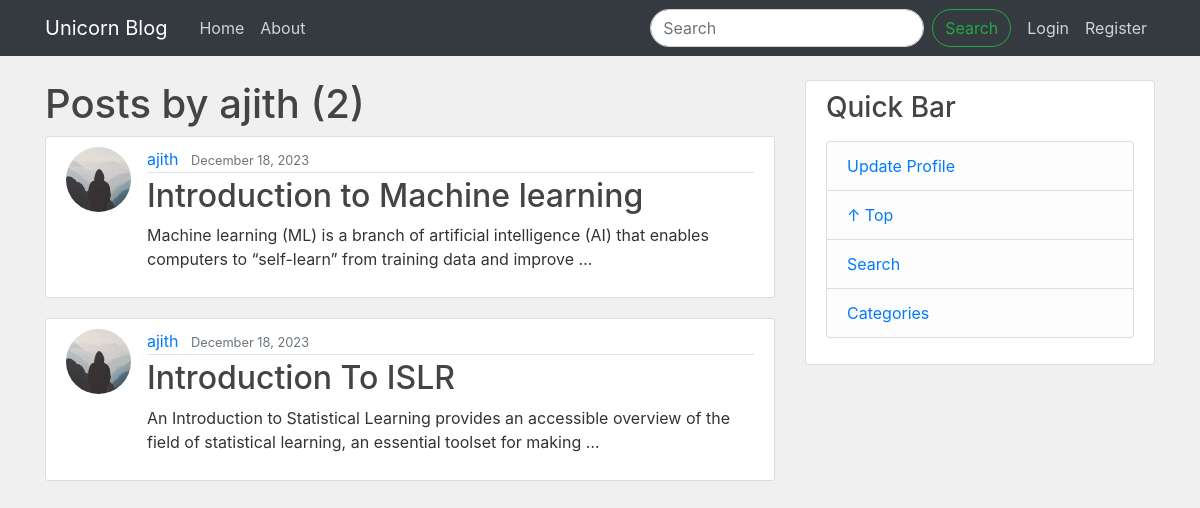
/user/ajith/, run on the app's committed database.
### blog/models.py (models this page shows, shortened)
class Post(models.Model):
    title = models.CharField(max_length=255)
    content = models.TextField()
    date_posted = models.DateTimeField(default=timezone.now)
    author = models.ForeignKey(User, on_delete=models.CASCADE)

### users/models.py (models this page shows, shortened)
class Profile(models.Model):
    user = models.OneToOneField(User, on_delete=models.CASCADE)
    image = models.ImageField(default="default.jpg", upload_to="profile_pics")

### blog/views.py (the view)
# urls.py: path("user/<str:username>/", views.UserPostListView.as_view(), name="user-posts"),
class UserPostListView(generic.ListView):
    template_name = "blog/user_posts.html"
    model = Post
    context_object_name = "posts"
    paginate_by = 5
    def get_queryset(self):
        user = get_object_or_404(User, username=self.kwargs.get("username"))
        return Post.objects.filter(author=user).order_by("-date_posted")

### blog/templates/blog/user_posts.html (shortened to what this page needs)
{% extends "blog/blog_base.html" %}
{% block content %}
<h1>Posts by {{view.kwargs.username}} ({{page_obj.paginator.count}})</h1>
{% for post in posts %}
  <article class="media content-section">
    <img class="rounded-circle article-img" src="{{ post.author.profile.image.url}}">
    <div class="media-body">
      <div class="article-metadata">
        <a class="mr-2" href="#">{{ post.author }}</a>
        <small class="text-muted">{{ post.date_posted|date:"F d, Y" }}</small>
      </div>
      <h2><a class="article-title" href="{% url 'post-detail' pk=post.id %}">{{ post.title }}</a></h2>
      <p class="article-content">{{ post.content|truncatewords:20 }}</p>
    </div>
  </article>
{% endfor %}
{% endblock content %}

### blog/static/blog/main.css (style rules this page uses)
body { background: #fafafa; color: #333333; margin-top: 5rem; }
h1, h2, h3, h4, h5, h6 { color: #444444; }
.content-section { background: #ffffff; padding: 10px 20px; border: 1px solid #dddddd; border-radius: 3px; margin-bottom: 20px; }
.article-title { color: #444444; }
.article-content { white-space: pre-line; }
.article-img { height: 65px; width: 65px; margin-right: 16px; }
.article-metadata { padding-bottom: 1px; margin-bottom: 4px; border-bottom: 1px solid #e3e3e3 }

### data on the page
Post: author.profile.image (placeholder picture), author "ajith", date_posted "December 18, 2023", title "Introduction to Machine learning", content "Machine learning (ML) is a branch of artificial intelligence (AI) that enables computers to “self-learn” from training data and improve …"
Post: author.profile.image (placeholder picture), author "ajith", date_posted "December 18, 2023", title "Introduction To ISLR", content "An Introduction to Statistical Learning provides an accessible overview of the field of statistical learning, an essential toolset for making …"

### other printed values
{{ view.kwargs.username }} "ajith"
{{ page_obj.paginator.count }} "2"
